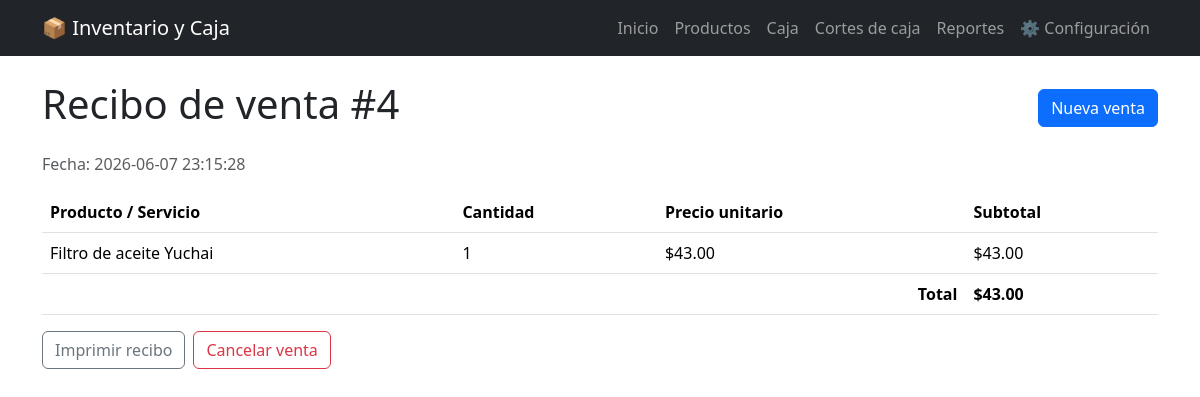
/caja/recibo/4, run on the app's committed database.
### tables this page shows
CREATE TABLE ventas (
    id INTEGER PRIMARY KEY AUTOINCREMENT,
    fecha TEXT NOT NULL,
    total REAL NOT NULL DEFAULT 0
, cancelada INTEGER NOT NULL DEFAULT 0, motivo_cancelacion TEXT, fecha_cancelacion TEXT, turno_id INTEGER REFERENCES turnos_caja (id), monto_recibido REAL, cambio REAL);

CREATE TABLE venta_detalle (
    id INTEGER PRIMARY KEY AUTOINCREMENT,
    venta_id INTEGER NOT NULL,
    producto_id INTEGER NOT NULL,
    nombre_producto TEXT NOT NULL,
    cantidad INTEGER NOT NULL,
    precio_unitario REAL NOT NULL,
    subtotal REAL NOT NULL,
    FOREIGN KEY (venta_id) REFERENCES ventas (id),
    FOREIGN KEY (producto_id) REFERENCES productos (id)
);

### app.py (the view)
@app.route("/caja/recibo/<int:venta_id>")
def recibo(venta_id):
    conn = get_db()
    venta = conn.execute("SELECT * FROM ventas WHERE id = ?", (venta_id,)).fetchone()
    detalles = conn.execute(
        "SELECT * FROM venta_detalle WHERE venta_id = ?", (venta_id,)
    ).fetchall()
    conn.close()
    if venta is None:
        flash("Venta no encontrada.", "error")
        return redirect(url_for("caja"))
    return render_template("recibo.html", venta=venta, detalles=detalles)

### app.py (called while the page is built)
def get_db():
    conn = sqlite3.connect(DB_PATH)
    conn.row_factory = sqlite3.Row
    return conn

### templates/recibo.html (shortened to what this page needs)
{% extends "base.html" %}
{% block contenido %}
<div class="d-flex justify-content-between align-items-center mb-3">
    <h1>Recibo de venta #{{ venta.id }}</h1>
    <a href="{{ url_for('caja') }}" class="btn btn-primary">Nueva venta</a>
</div>
<p class="text-muted">Fecha: {{ venta.fecha }}</p>
<table class="table {{ 'table-secondary' if venta.cancelada else '' }}">
    <thead>
        <tr>
            <th>Producto / Servicio</th>
            <th>Cantidad</th>
            <th>Precio unitario</th>
            <th>Subtotal</th>
        </tr>
    </thead>
    <tbody>
        {% for d in detalles %}
        <tr>
            <td>{{ d.nombre_producto }}</td>
            <td>{{ d.cantidad }}</td>
            <td>${{ "%.2f"|format(d.precio_unitario) }}</td>
            <td>${{ "%.2f"|format(d.subtotal) }}</td>
        </tr>
        {% endfor %}
    </tbody>
    <tfoot>
        <tr>
            <th colspan="3" class="text-end">Total</th>
            <th>${{ "%.2f"|format(venta.total) }}</th>
        </tr>
    </tfoot>
</table>
<div class="d-flex gap-2">
    <button onclick="window.print()" class="btn btn-outline-secondary">Imprimir recibo</button>
    {% if not venta.cancelada %}
    <button type="button" class="btn btn-outline-danger" data-bs-toggle="modal" data-bs-target="#modalCancelar">
        Cancelar venta
    </button>
    {% endif %}
</div>
{% endblock %}

### data on the page
ventas: id "4", fecha "2026-06-07 23:15:28", total "43.00"
venta_detalle: nombre_producto "Filtro de aceite Yuchai", cantidad "1", precio_unitario "43.00", subtotal "43.00"
